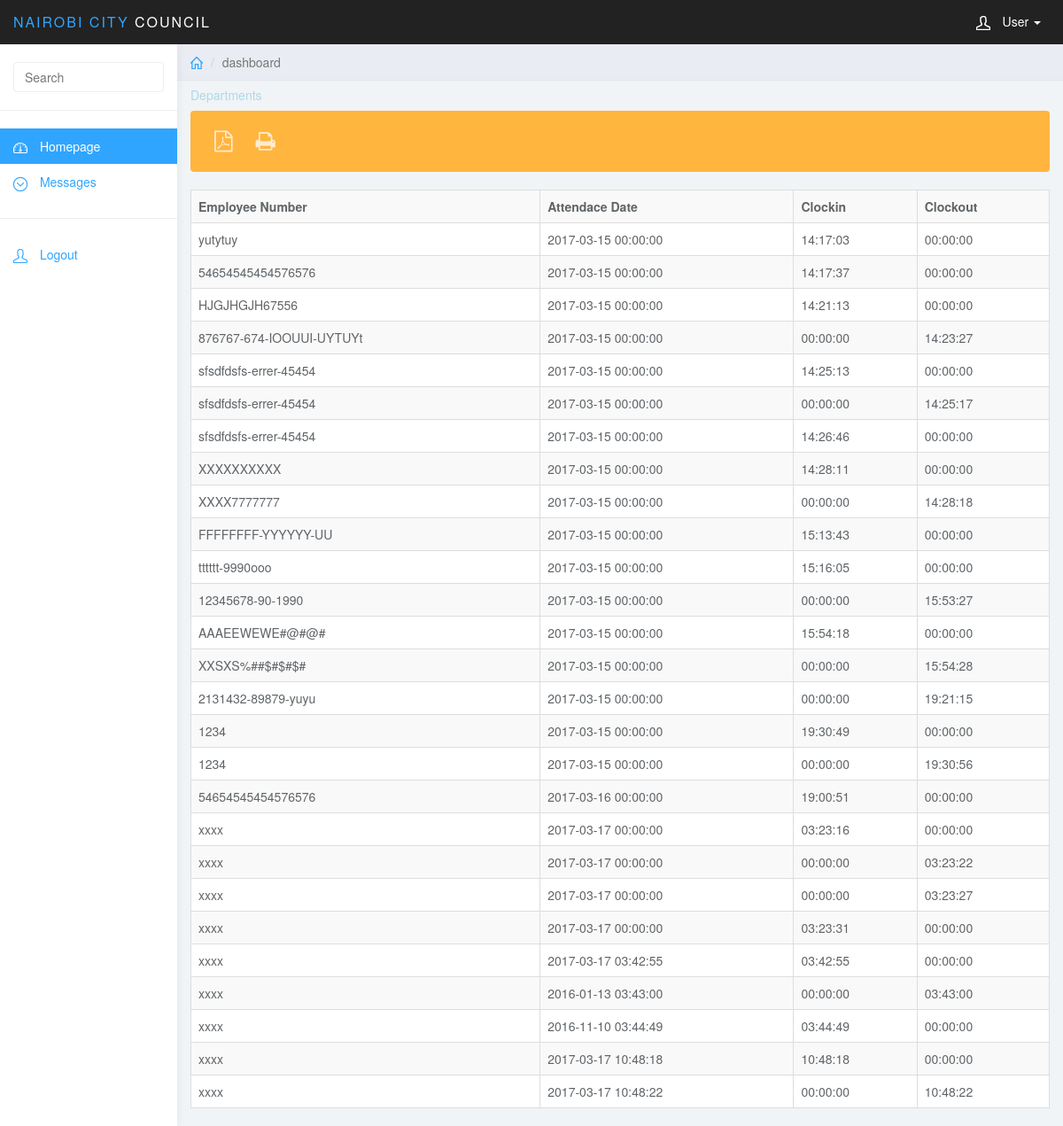
The page /login/admin/attend.php (signed in) on the database as committed earlier.
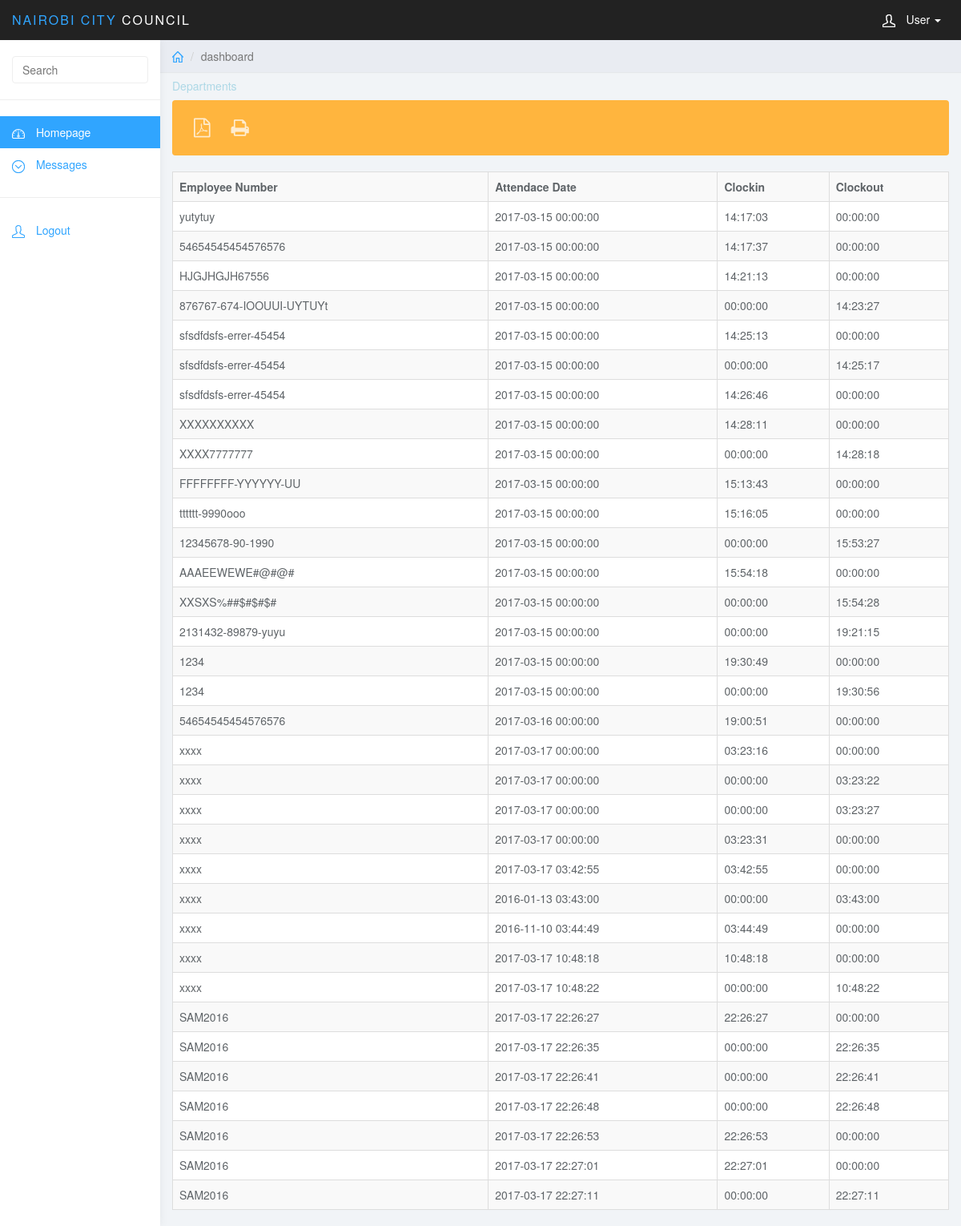
The same page on the database as committed later.
### tables this page shows
CREATE TABLE `attendance_table` (
  `employee_attendance_id` int(11) NOT NULL,
  `employee_attendance_username` varchar(50) NOT NULL,
  `employee_attendance_fingerprint` varchar(100) NOT NULL,
  `employee_attendance_date` datetime NOT NULL,
  `employee_attendance_timein` time NOT NULL,
  `employee_attendance_timeout` time NOT NULL
);

### login/admin/attend.php (the view, shortened to what this page needs)
<!DOCTYPE html>
<html>
<head>
    <link href="../css/bootstrap.min.css" rel="stylesheet">
    <link href="../css/datepicker3.css" rel="stylesheet">
    <link href="../css/styles.css" rel="stylesheet">
    <link rel="stylesheet" href="../css/font-awesome.css">
    <link rel="stylesheet" href="../css/font-awesome.min.css">
</head>
<body>
<nav class="navbar navbar-inverse navbar-fixed-top" role="navigation">
    <div class="container-fluid">
        <div class="navbar-header">
            <a class="navbar-brand" href="#"><span> Nairobi City</span> Council</a>
            <ul class="user-menu">
                <li class="dropdown pull-right">
                    <a href="#" class="dropdown-toggle" data-toggle="dropdown"><svg class="glyph stroked male-user"><use xlink:href="#stroked-male-user"></use></svg> User <span class="caret"></span></a>
                </li>
            </ul>
        </div>
    </div>
</nav>
<div id="sidebar-collapse" class="col-sm-3 col-lg-2 sidebar">
    <form role="search">
        <div class="form-group">
            <input type="text" class="form-control" placeholder="Search">
        </div>
    </form>
    <ul class="nav menu">
        <li class="active"><a href="index.php"><svg class="glyph stroked dashboard-dial"><use xlink:href="#stroked-dashboard-dial"></use></svg> Homepage</a></li>
        <li class="parent">
            <a href="#">
                <span data-toggle="collapse" href="#sub-item-2"><svg class="glyph stroked chevron-down"><use xlink:href="#stroked-chevron-down"></use></svg></span> Messages
            </a>
        </li>
        <li role="presentation" class="divider"></li>
        <li><a href="../logout.php"><svg class="glyph stroked male-user"><use xlink:href="#stroked-male-user"></use></svg> Logout</a></li>
    </ul>
</div>
<div class="col-sm-9 col-sm-offset-3 col-lg-10 col-lg-offset-2 main">
    <div class="row">
        <ol class="breadcrumb">
            <li><a href="#"><svg class="glyph stroked home"><use xlink:href="#stroked-home"></use></svg></a></li>
            <li class="active">dashboard</li>
        </ol>
    </div>
    <p><h5><b></b><font color="lightblue">Departments </font></b></h5></p>
    <div class="alert bg-warning" role="alert">
        <button class="btn btn-sm btn-link"><a href="index.php"><i class="fa fa-file-pdf-o fa-2x" aria-hidden="true"></i></a></button>
        <button class="btn btn-sm btn-link"><a href="index.php"><i class="fa fa-print fa-2x" aria-hidden="true"></i></a></button>
    </div>
    <div class="content">
        <?php
        include("../connection/connector.php");
        $query1="SELECT * FROM attendance_table";
        $resource1=mysql_query($query1,$conn);
        echo "
		<table align=\"center\" border=\"0\" width=\"90%\" class=\"table table-bordered table-striped\" data-pagination=\"true\" data-sort-name=\"name\" id=\"printTable\">
		<tr>
		<td><b>Employee Number</b></td><td><b>Attendace Date</b></td> <td><b>Clockin</b></td><td><b>Clockout</b></td></td></tr> ";
        while($result1=mysql_fetch_array($resource1))
        {
            echo "<tr><td>".$result1[1]."</td><td>".$result1[3]."</td><td>".$result1[4]."</td><td>".$result1[5]."</td></tr>";
        } echo "</table>";
        ?>
    </div>
</div>
</body>
</html>

### login/css/styles.css (style rules this page uses)
body { background: #f1f4f7; padding-top: 50px; color: #5f6468; }
p { color: #777; }
a, a:hover, a:focus { color: #30a5ff; }
h1, h2, h3, h4, h5, h6 { color: #5f6468; }
.form-control { border: 1px solid #eee; box-shadow: none; }
.navbar-header .navbar-brand { color: #fff; font-size: 16px; text-transform: uppercase; font-weight: 500; letter-spacing: 2px; }
.navbar-header .navbar-brand span { color: #30a5ff; }
.bg-warning { color: #fff; background-color: #ffb53e; }
.bg-warning a { color: rgba(255, 255, 255, .75); }
.navbar { border: 0; }
.user-menu { display: inline-block; margin-top: 14px; margin-right: 10px; float: right; list-style: none; padding: 0; }
.user-menu a { color: #fff; }
.sidebar { display: block; background-color: #fff; padding: 0; display: none; }
.sidebar form { padding: 20px 15px 5px 15px; border-bottom: 1px solid #eee; margin-bottom: 20px; }
@media (min-width: 768px) { .sidebar { display: block; position: fixed; top: 50px; bottom: 0; left: 0; z-index: 1000; display: block; margin: 0; padding: 0; overflow-x: hidden; overflow-y: auto; background-color: #fff; box-shadow: 1px 0px 10px rgba(0, 0, 0, .05); } }
@media (min-width: 768px) { .navbar-header { width: 100%; } }
.sidebar ul.nav .active a, .sidebar ul.nav li.parent a.active, .sidebar ul.nav .active > a:hover, .sidebar ul.nav li.parent a.active:hover, .sidebar ul.nav .active > a:focus, .sidebar ul.nav li.parent a.active:focus { color: #fff; background-color: #30a5ff; }
.sidebar ul.nav li.divider { border-bottom: 1px solid #eee; margin: 20px 0; }
.breadcrumb { border-radius: 0; padding: 10px 15px; background: #e9ecf2; box-shadow: 0 1px 1px rgba(0, 0, 0, .05); margin: 0 ; }
.table { background: #fff; }
.sidebar .glyph, .user-menu .glyph { height: 16px; width: 16px; margin: 0 10px 0 0; stroke-width: 3px; }
.user-menu .glyph { stroke-width: 4px; }
.breadcrumb .glyph { height: 14px; width: 14px; margin: -2px 0 0 0; stroke-width: 4px; }

Rows that differ between the two databases and show on the page:
added attendance_table: employee_attendance_username "SAM2016", employee_attendance_date "2017-03-17 22:26:27", employee_attendance_timein "22:26:27", employee_attendance_timeout "00:00:00"
added attendance_table: employee_attendance_username "SAM2016", employee_attendance_date "2017-03-17 22:26:35", employee_attendance_timein "00:00:00", employee_attendance_timeout "22:26:35"
added attendance_table: employee_attendance_username "SAM2016", employee_attendance_date "2017-03-17 22:26:41", employee_attendance_timein "00:00:00", employee_attendance_timeout "22:26:41"
added attendance_table: employee_attendance_username "SAM2016", employee_attendance_date "2017-03-17 22:26:48", employee_attendance_timein "00:00:00", employee_attendance_timeout "22:26:48"
added attendance_table: employee_attendance_username "SAM2016", employee_attendance_date "2017-03-17 22:26:53", employee_attendance_timein "22:26:53", employee_attendance_timeout "00:00:00"
added attendance_table: employee_attendance_username "SAM2016", employee_attendance_date "2017-03-17 22:27:01", employee_attendance_timein "22:27:01", employee_attendance_timeout "00:00:00"
added attendance_table: employee_attendance_username "SAM2016", employee_attendance_date "2017-03-17 22:27:11", employee_attendance_timein "00:00:00", employee_attendance_timeout "22:27:11"
